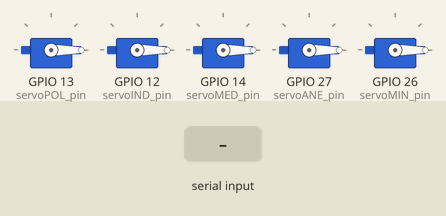
The sketch below on a simulated ESP32. On the bench: 5 × servo. The inputs (shaded band) are chosen by the test bench. Nothing arrives over Bluetooth unless stated; what the sketch prints to the serial monitor is not drawn.

Above: at 2.2 s.
2.3 s: "H" received over the second serial link
At 4.9 s:
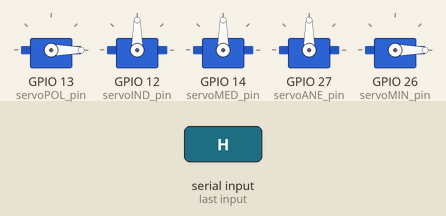
5.5 s: "R" received over the second serial link
At 8.2 s:
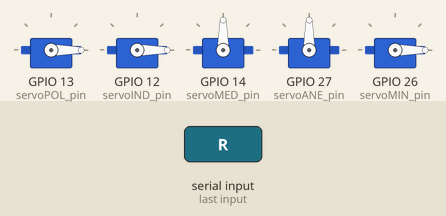
8.5 s: "0" received over the second serial link
At 11.4 s:
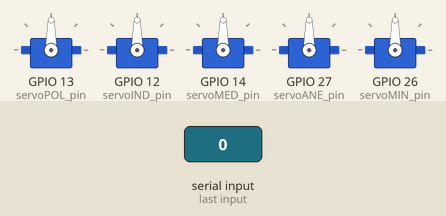
12.5 s: "M" received over the second serial link
At 15.7 s:
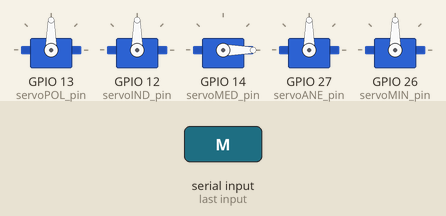
16.5 s: "1" received over the second serial link
At 20.0 s:
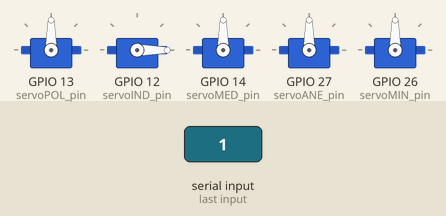
20.5 s: "2" received over the second serial link
At 24.2 s:
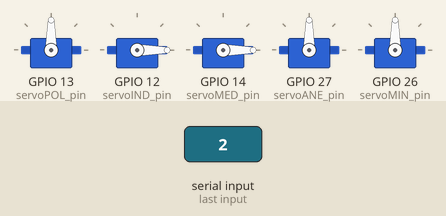
Timing chart, 0 to 25.5 s (numbered marks = the images above; inputs shaded):
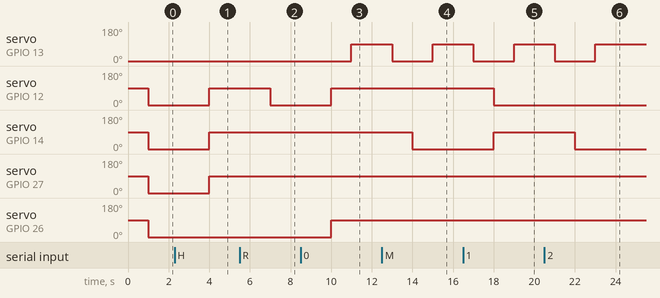

Measured:
- after the input at 2.3 s, servo on GPIO 12 (servoIND_pin), servo on GPIO 14 (servoMED_pin), servo on GPIO 27 (servoANE_pin): 0° → 90° after 1.7 s
- after the input at 5.5 s, servo on GPIO 12 (servoIND_pin): 90° → 0° after 1.5 s
- after the input at 8.5 s, servo on GPIO 13 (servoPOL_pin): 0° → 90° after 2.5 s; servo on GPIO 12 (servoIND_pin), servo on GPIO 26 (servoMIN_pin): 0° → 90° after 1.5 s
- after the input at 12.5 s, servo on GPIO 13 (servoPOL_pin): 90° → 0° after 0.50 s, → 90° 2.0 s later; servo on GPIO 14 (servoMED_pin): 90° → 0° after 1.5 s
- after the input at 16.5 s, servo on GPIO 13 (servoPOL_pin): 90° → 0° after 0.50 s, → 90° 2.0 s later; servo on GPIO 12 (servoIND_pin): 90° → 0° after 1.5 s; servo on GPIO 14 (servoMED_pin): 0° → 90° after 1.5 s
- after the input at 20.5 s, servo on GPIO 13 (servoPOL_pin): 90° → 0° after 0.50 s, → 90° 2.0 s later; servo on GPIO 14 (servoMED_pin): 90° → 0° after 1.5 s

The sketch:

Controle_Aplicativo2.ino
```cpp
//Bibliotecas e segmentações do código
#include <ESP32Servo.h>
#include "BluetoothSerial.h"
#include "Bluetooth.h"
#include "Controle.h"

//Variável de controle dos componentes
char sinal;

void setup()
{
  //Monitor Serial e SerialBT
  Serial.begin(9600);
  Serial.println ("Pronto");
  SerialBT.begin(device_name); //Nome do dispositivo Bluetooth

  //Conexão dos ServoMotores
  servo_POL.attach(servoPOL_pin);
  servo_IND.attach(servoIND_pin);
  servo_MED.attach(servoMED_pin);
  servo_ANE.attach(servoANE_pin);
  servo_MIN.attach(servoMIN_pin);

  //Definir posição inicial nos motores
  pos_inicial ();
}

void loop()
{
  //Leitura da informação enviada por Bluetooth
  sinal = SerialBT.read();
  Serial.print("Sinal recebido: ");
  Serial.println(sinal);

  //Chamada da função de controle
  controle (sinal);

  delay (1000);
}
```

Bluetooth.h
```cpp
//Não modificar esse código!!!
//Biblioteca Bluetooth
#include "BluetoothSerial.h"

//============================================================================================================
String device_name = "PETEletrica ESP32"; //Nome do ESP 32 na rede Bluetooth

#if !defined(CONFIG_BT_ENABLED) || !defined(CONFIG_BLUEDROID_ENABLED)
#error Bluetooth is not enabled! Please run `make menuconfig` to and enable it
#endif

#if !defined(CONFIG_BT_SPP_ENABLED)
#error Serial Bluetooth not available or not enabled. It is only available for the ESP32 chip.
#endif

BluetoothSerial SerialBT;
//============================================================================================================
```

Controle.h
```cpp
//É necessário definir quais movimentos serão realizados e programa-los nos [Case '':]

//Defines
#define POL 1000 // Atraso na movimentação do polegar (Recurso contra falhas)
#define res 2000 // Atraso no início do movimento solicitado (Recurso contra falhas)
#define servoPOL_pin 13 // Dedo Polegar
#define servoIND_pin 12 // Dedo Indicador
#define servoMED_pin 14 // Dedo Médio
#define servoANE_pin 27 // Dedo Anelar
#define servoMIN_pin 26 // Dodo Mínimo

//Declaração de funções
void pos_inicial ();
void pos_fechada ();

//Classes e Objetos
Servo servo_POL;
Servo servo_IND;
Servo servo_MED;
Servo servo_ANE;
Servo servo_MIN;

void controle (char sinal) //Controle dos dedos com base na variável char sinal
{
  switch (sinal)
  {
    case 'B':
      //Movimento: Beleza (Seleção dedo Polegar)
      pos_inicial ();
      servo_IND.write(90);
      servo_MED.write(90);
      servo_ANE.write(90);
      servo_MIN.write(90);
    break;
    case 'H':
      //Movimento: Hang-loose
      pos_inicial ();
      servo_IND.write(90);
      servo_MED.write(90);
      servo_ANE.write(90);
    break;
    case 'R':
      //Movimento: Rock&Roll
      pos_inicial ();
      servo_MED.write(90);
      servo_ANE.write(90);
    break;
//============================================================================================================
    case '0':
      //Movimento: Número 0 (Mão fechada)
      pos_inicial ();
      pos_fechada ();
    break;
    case '1':
      //Movimento: Número 1 (Seleção dedo Indicador)
      pos_inicial ();
      servo_MED.write(90);
      servo_ANE.write(90);
      servo_MIN.write(90);
      delay (POL);
      servo_POL.write(90);
    break;
    case '2':
      //Movimento: Número 2 (V de vitória)
      pos_inicial ();
      servo_ANE.write(90);
      servo_MIN.write(90);
      delay (POL);
      servo_POL.write(90);
    break;
    case '3':
      //Movimento: Número 3
      pos_inicial ();
      servo_MIN.write(90);
      delay (POL);
      servo_POL.write(90);
    break;
    case '4':
      //Movimento: Número 4
      pos_inicial ();
      delay (POL);
      servo_POL.write(90);
    break;
    case '5':
      //Movimento: Número 5 (Reset de posição (Mão aberta))
      pos_inicial ();
    break;
//============================================================================================================
    case 'M':
      //Movimento: Seleção dedo Médio
      pos_inicial ();
      servo_ANE.write(90);
      servo_MIN.write(90);
      servo_IND.write(90);
      delay (POL);
      servo_POL.write(90);
    break;
    case 'A':
      //Movimento: Seleção dedo Anelar
      pos_inicial ();
      servo_MED.write(90);
      servo_MIN.write(90);
      servo_IND.write(90);
      delay (POL);
      servo_POL.write(90);
    break;
    case 'm':
      //Movimento: Seleção dedo mínimo
      pos_inicial ();
      servo_IND.write(90);
      servo_MED.write(90);
      servo_ANE.write(90);
      delay (POL);
      servo_POL.write(90);
    break;
  }
}

/*============================================================================================================
Funções de controle úteis */

void pos_inicial () //Reinicia para a posição inicial de movimentação (Mão aberta)
{
  servo_POL.write(0);
  delay (POL);
  servo_IND.write(0);
  servo_MED.write(0);
  servo_ANE.write(0);
  servo_MIN.write(0);
}

void pos_fechada () //Contração de todos os dedos (Mão fechada, número 0)
{
  servo_IND.write(90);
  servo_MED.write(90);
  servo_ANE.write(90);
  servo_MIN.write(90);
  delay (POL);
  servo_POL.write(90);
}
```
